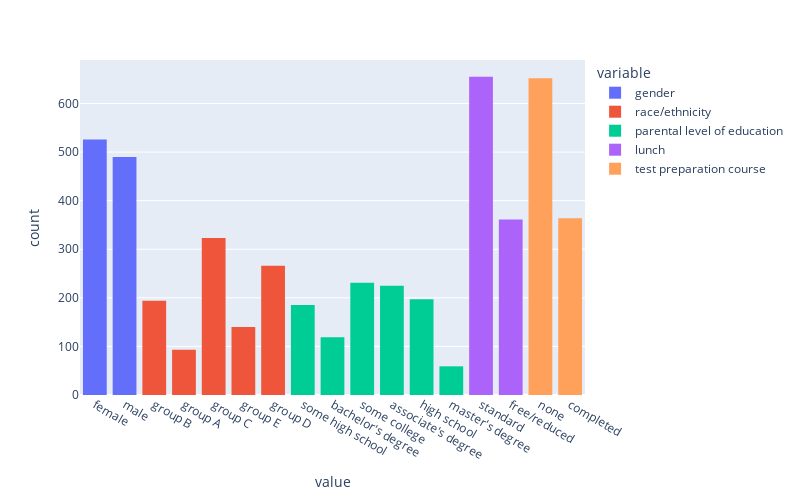

Source (notebook cell):
### Code cell
# Distribuciones (Histogramas)

def distribuciones_cat(df_grades):

    # Columnas numéricas
    df_clases = df_grades.loc[:,df_grades.dtypes == object]
    df_clases.drop("names",axis=1,inplace=True)

    # Distribuciones (Histogramas)
    px.histogram(
        df_clases,
        width=800, 
        height=500
        ).show()

distribuciones_cat(df_grades)

### Figure 1 — Plotly figure (JSON) as saved in the notebook; plotly's stock layout.template omitted (floating-point values rounded to 4 significant figures; data arrays with more than 128 entries replaced by an {"elided": "..."} marker saying what was removed)
{"data": [{"alignmentgroup": "True", "bingroup": "x", "hovertemplate": "variable=gender<br>value=%{x}<br>count=%{y}<extra></extra>", "legendgroup": "gender", "marker": {"color": "#636efa"}, "name": "gender", "offsetgroup": "gender", "orientation": "v", "showlegend": true, "type": "histogram", "x": {"elided": "1016 str values"}, "xaxis": "x", "yaxis": "y"}, {"alignmentgroup": "True", "bingroup": "x", "hovertemplate": "variable=race/ethnicity<br>value=%{x}<br>count=%{y}<extra></extra>", "legendgroup": "race/ethnicity", "marker": {"color": "#EF553B"}, "name": "race/ethnicity", "offsetgroup": "race/ethnicity", "orientation": "v", "showlegend": true, "type": "histogram", "x": {"elided": "1016 str values"}, "xaxis": "x", "yaxis": "y"}, {"alignmentgroup": "True", "bingroup": "x", "hovertemplate": "variable=parental level of education<br>value=%{x}<br>count=%{y}<extra></extra>", "legendgroup": "parental level of education", "marker": {"color": "#00cc96"}, "name": "parental level of education", "offsetgroup": "parental level of education", "orientation": "v", "showlegend": true, "type": "histogram", "x": {"elided": "1016 str values"}, "xaxis": "x", "yaxis": "y"}, {"alignmentgroup": "True", "bingroup": "x", "hovertemplate": "variable=lunch<br>value=%{x}<br>count=%{y}<extra></extra>", "legendgroup": "lunch", "marker": {"color": "#ab63fa"}, "name": "lunch", "offsetgroup": "lunch", "orientation": "v", "showlegend": true, "type": "histogram", "x": {"elided": "1016 str values"}, "xaxis": "x", "yaxis": "y"}, {"alignmentgroup": "True", "bingroup": "x", "hovertemplate": "variable=test preparation course<br>value=%{x}<br>count=%{y}<extra></extra>", "legendgroup": "test preparation course", "marker": {"color": "#FFA15A"}, "name": "test preparation course", "offsetgroup": "test preparation course", "orientation": "v", "showlegend": true, "type": "histogram", "x": {"elided": "1016 str values"}, "xaxis": "x", "yaxis": "y"}], "layout": {"barmode": "relative", "height": 500, "legend": {"title": {"text": "variable"}, "tracegroupgap": 0}, "margin": {"t": 60}, "width": 800, "xaxis": {"anchor": "y", "domain": [0, 1], "title": {"text": "value"}}, "yaxis": {"anchor": "x", "domain": [0, 1], "title": {"text": "count"}}}}
